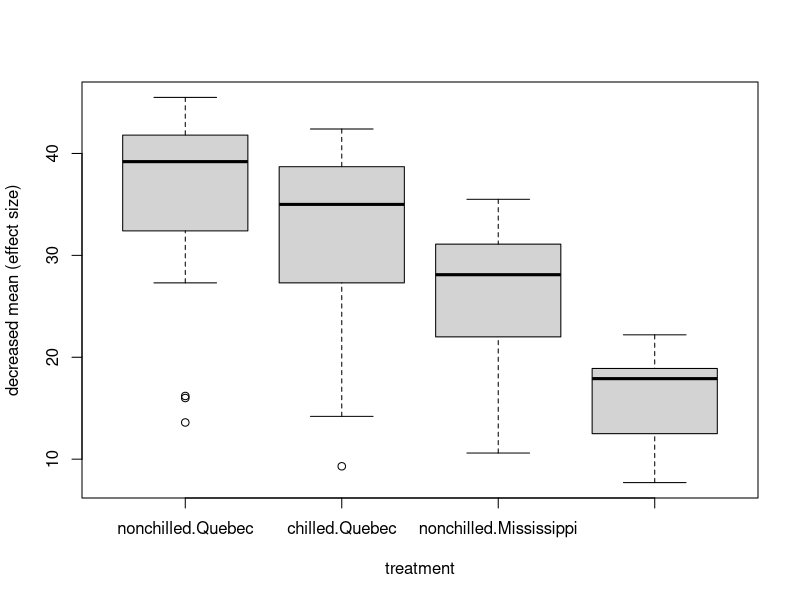

Write the R code that produced this figure.
data(CO2)
head(CO2, 10)
str(CO2)
boxplot(uptake~Treatment*Type, data=CO2, xlab="treatment", ylab="decreased mean (effect size)")
CO2.aov = aov(uptake~Treatment + Type, data = CO2)
summary(CO2.aov)


## Ex1
CO2.lm2 = lm(uptake ~ Treatment*Type, data = CO2)
summary(CO2.lm2)
CO2.lm = lm(uptake~Treatment + Type, data = CO2)
summary(CO2.lm)
model.tables(CO2.aov)
model.tables(CO2.aov, type = "effects", se = FALSE, "Treatment")
model.tables(CO2.aov, type = "effects", se = FALSE, "Type")
##The effects values for the nonchilled treatment was 3.43 and the effect of the chilled
## treatment was -3.43.
##The effect of the Quebec type was 6.33 and the effect of the Mississippi type was
## -6.33.
##These values mean that the effect that each treatment had affected the mean by 3.43
##and each type affected the mean by 6.33.
